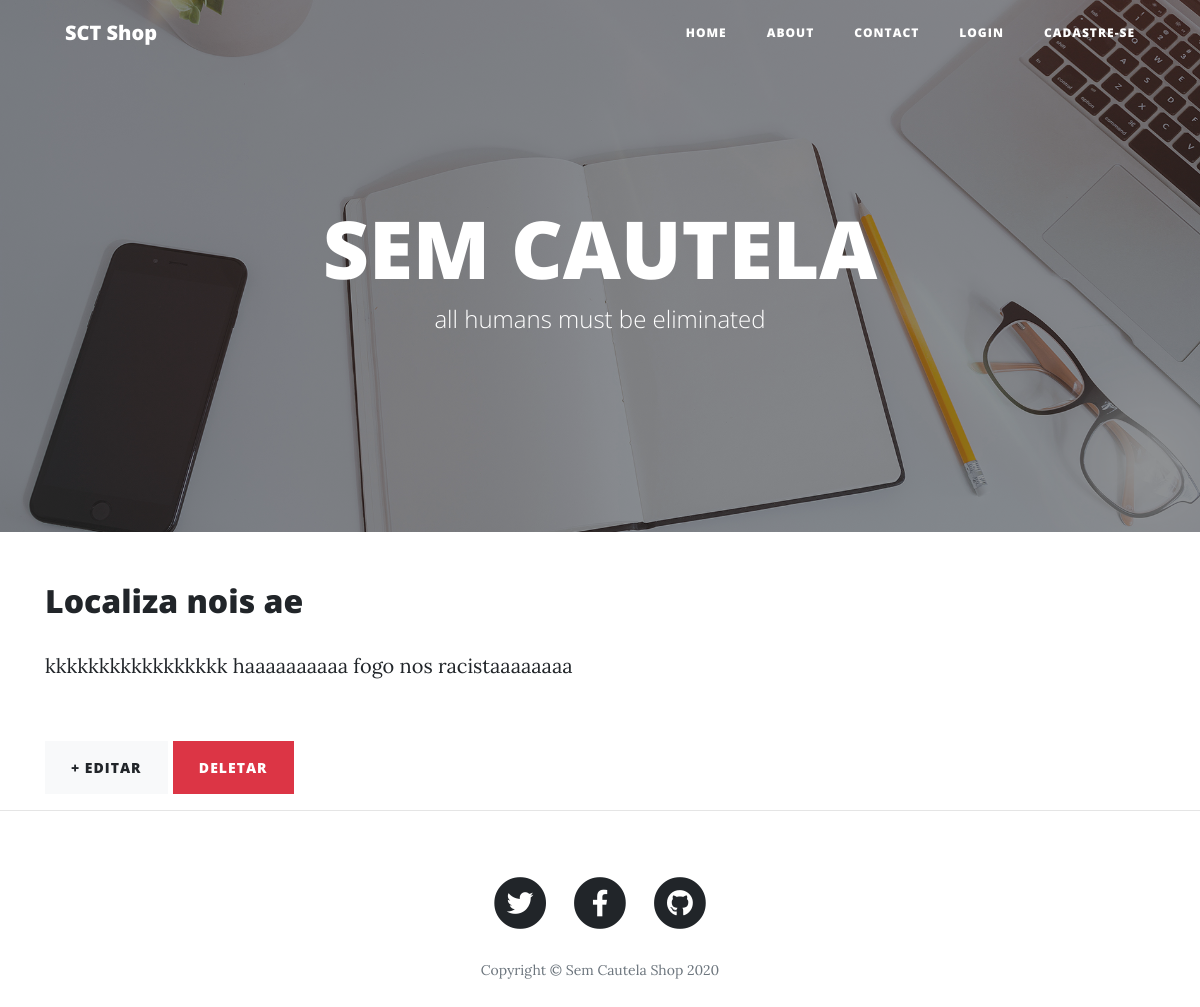
Before: /post/localiza-nois-ae/ with the older database file.
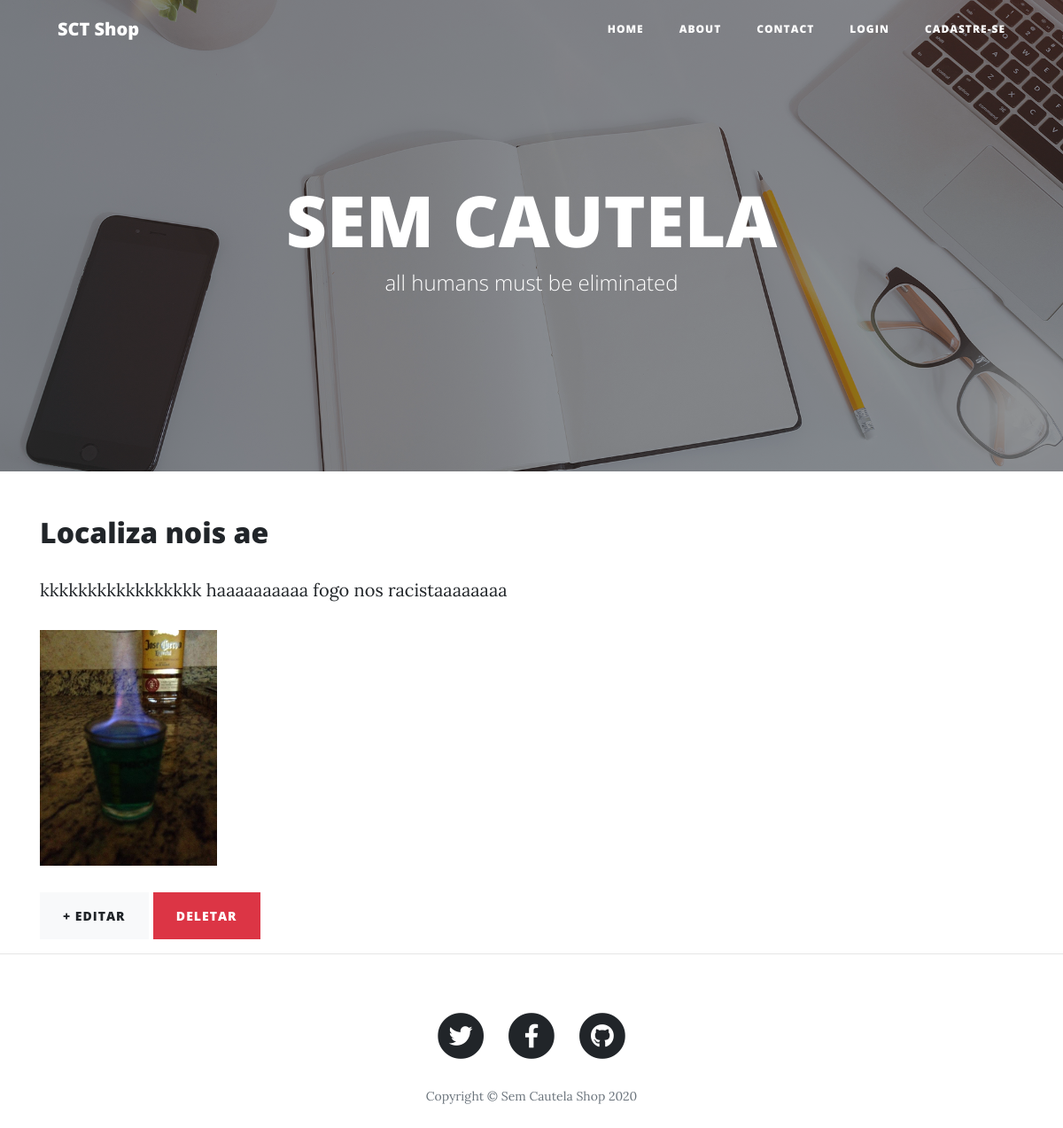
After: the same page with the newer database file.
### blog/models.py (models this page shows, shortened)
class Post(models.Model):
    STATUS = (
        ('rascunho','Rascunho'),
        ('publicado','Publicado'),
    )
    titulo = models.CharField(verbose_name="Título", max_length=250)
    slug   = models.SlugField(max_length=250) #https://site.com/noticias/campeonato-brasileiro-2020/01/02/2020
    autor  = models.ForeignKey(User, on_delete=models.CASCADE)
    categoria = models.ManyToManyField(Category, related_name="get_posts")
    imagem = models.ImageField(upload_to="blog", blank=True, null=True)
    conteudo = RichTextField(verbose_name="Conteúdo")
    publicado = models.DateTimeField(default=timezone.now)
    criado = models.DateTimeField(auto_now_add=True)
    alterado = models.DateTimeField(auto_now=True)
    status = models.CharField(max_length=10,
                              choices=STATUS,
                              default='rascunho')
    objects = models.Manager()
    published = PublishedManager()
    def get_absolute_url_update(self):
        return reverse('post_edit', args=[self.pk])
    def get_absolute_url_delete(self):
        return reverse('post_delete', args=[self.pk])
    @property
    def view_image(self):
        return mark_safe('<img src="%s" width="200px" />' %self.imagem.url)
        view_image.allow_tags = True
    class Meta:
        ordering = ('-publicado',)

### blog/views.py (the view)
# urls.py: path('post/<slug:slug>/', views.BlogDetailView.as_view(), name='post_detail'),
class BlogDetailView(DetailView):
    model = Post
    template_name = 'blog/post_detail.html'

### blog/templates/blog/post_detail.html (shortened to what this page needs)
{% extends 'base.html' %}
{% load bootstrap %}
{% block content %}
    <div class="container justify-content-center">
            <h2>{{ object.titulo }}</h2>
            <p>{{ object.conteudo|safe }} </p>
            {% if object.imagem %}
            {{ object.view_image }}
            <br>
            {% endif %}
            <br>
            <a href="{{ object.get_absolute_url_update }}" class="btn btn-light">+ Editar</a>
            <a href="{{ object.get_absolute_url_delete }}" class="btn btn-danger">Deletar</a>
    </div>
{% endblock content %}

### templates/base.html (shortened to what this page needs)
{% load static %}
<!DOCTYPE html>
<html lang="pt-br">
<head>
  <link href="{% static 'vendor/bootstrap/css/bootstrap.min.css' %}" rel="stylesheet">
  <link href="{% static 'vendor/fontawesome-free/css/all.min.css' %}" rel="stylesheet" type="text/css">
  <link href="{% static 'css/clean-blog.min.css' %}" rel="stylesheet">
</head>
<body>
<nav class="navbar navbar-expand-lg navbar-light fixed-top" id="mainNav">
  <div class="container">
    <a class="navbar-brand" href="/">SCT Shop</a>
    <div class="collapse navbar-collapse" id="navbarResponsive">
      <ul class="navbar-nav ml-auto">
        <li class="nav-item">
          <a class="nav-link" href="/">Home</a>
        </li>
        <li class="nav-item">
          <a class="nav-link" href="/">About</a>
        </li>
        <li class="nav-item">
          <a class="nav-link" href="/">Contact</a>
        </li>
        {% if user.is_authenticated %}
        <li class="nav-item"><a class="nav-link" href="{% url 'post_new' %}">Nova Postagem</a></li>
        <li class="nav-item"><a class="nav-link" href="{% url 'logout' %}">Logout</a></li>
        {% else %}
        <li class="nav-item"><a class="nav-link" href="{% url 'login' %}">Login</a></li>
        <li class="nav-item"><a class="nav-link" href="{% url 'signup' %}">Cadastre-se</a></li>
        {% endif %}
      </ul>
    </div>
  </div>
</nav>
  <header class="masthead" style="background-image: url({% static 'img/home-bg.jpg' %})">
    <div class="overlay"></div>
    <div class="container">
      <div class="row">
        <div class="col-lg-8 col-md-10 mx-auto">
          <div class="site-heading">
            <h1>SEM CAUTELA</h1>
            <span class="subheading">all humans must be eliminated</span>
          </div>
        </div>
      </div>
    </div>
  </header>
<div class="container">
    <div class="row">
      {% block content %} {% endblock content %}
  </div>
</div>
<hr>
<footer>
  <div class="container">
    <div class="row">
      <div class="col-lg-8 col-md-10 mx-auto">
        <ul class="list-inline text-center">
          <li class="list-inline-item">
            <a href="#">
				<span class="fa-stack fa-lg">
				  <i class="fas fa-circle fa-stack-2x"></i>
				  <i class="fab fa-twitter fa-stack-1x fa-inverse"></i>
				</span>
            </a>
          </li>
          <li class="list-inline-item">
            <a href="#">
				<span class="fa-stack fa-lg">
				  <i class="fas fa-circle fa-stack-2x"></i>
				  <i class="fab fa-facebook-f fa-stack-1x fa-inverse"></i>
				</span>
            </a>
          </li>
          <li class="list-inline-item">
            <a href="#">
				<span class="fa-stack fa-lg">
				  <i class="fas fa-circle fa-stack-2x"></i>
				  <i class="fab fa-github fa-stack-1x fa-inverse"></i>
				</span>
            </a>
          </li>
        </ul>
        <p class="copyright text-muted">Copyright &copy; Sem Cautela Shop 2020</p>
      </div>
    </div>
  </div>
</footer>
</body>
</html>

Changed rows visible on the page:
changed Post "Localiza nois ae": view_image: picture added
